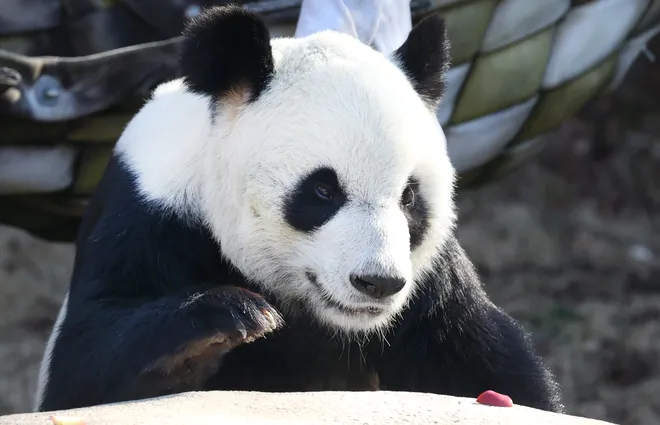
#> input picture HW1/zoo.webp, 660 x 425 px, given in place of zoo.jpg, which was not available
$ python k_size.py
#> lines starting #> are read from the running program, lines starting #| are printed output that depends on the picture; pictures that were not available may be replaced by others from this repository, and a replacement may not be noted
import cv2
import numpy as np
from matplotlib import pyplot as plt
import datetime
#pragma loop(no_vector)

# loading image
img0 = cv2.imread('D:\Project_lab\zoo.jpg')
#> img0 is the input picture: shape (425, 660, 3); mean B, G, R 105.8, 102.4, 99.2
# converting to gray scale
gray = cv2.cvtColor(img0, cv2.COLOR_BGR2GRAY)
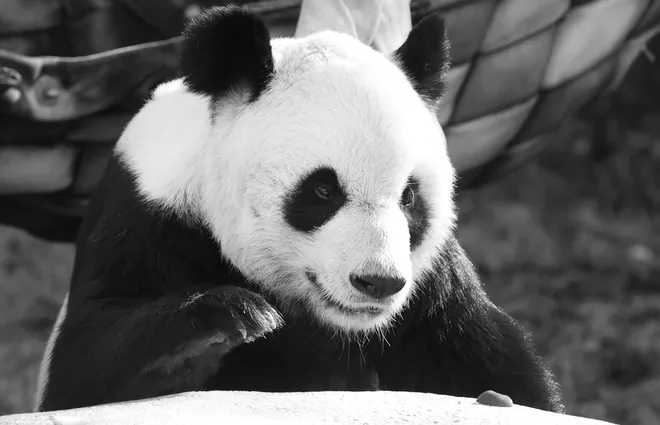
#> gray: shape (425, 660); min 0, max 255, mean 101.9
# 開始測量
start = datetime.datetime.now()

# remove noise
img = cv2.GaussianBlur(gray,(3,3),0)
kernel = np.ones((3,3),np.uint8)
erosion = cv2.erode(img,kernel,iterations = 15)
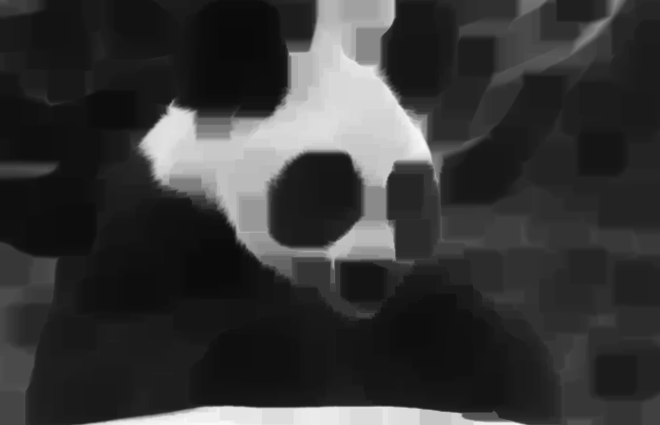
#> erosion: shape (425, 660); min 10, max 250, mean 54.7
dilation = cv2.dilate(img,kernel,iterations = 15)
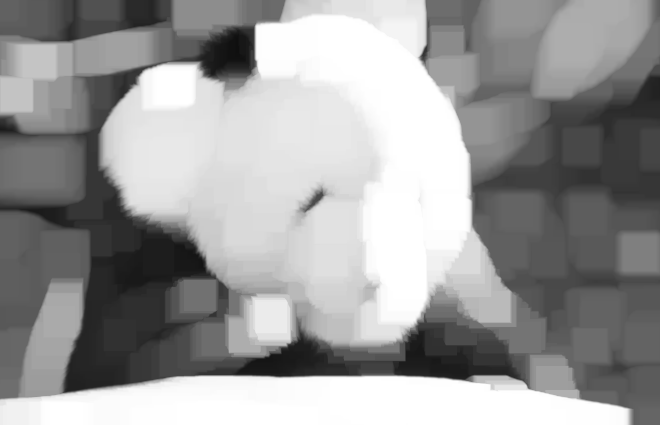
#> dilation: shape (425, 660); min 15, max 255, mean 154.6
opening = cv2.morphologyEx(img, cv2.MORPH_OPEN, kernel)
closing = cv2.morphologyEx(img, cv2.MORPH_CLOSE, kernel)

# 結束測量
end = datetime.datetime.now()
# 輸出結果
print("執行時間：", end - start)

plt.subplot(2,2,3),plt.imshow(img,cmap = 'gray')
plt.title('Original'), plt.xticks([]), plt.yticks([])
plt.subplot(2,2,2),plt.imshow(erosion,cmap = 'gray')
plt.title('erosion'), plt.xticks([]), plt.yticks([])
plt.subplot(2,2,4),plt.imshow(dilation,cmap = 'gray')
plt.title('dilation'), plt.xticks([]), plt.yticks([])

plt.show()
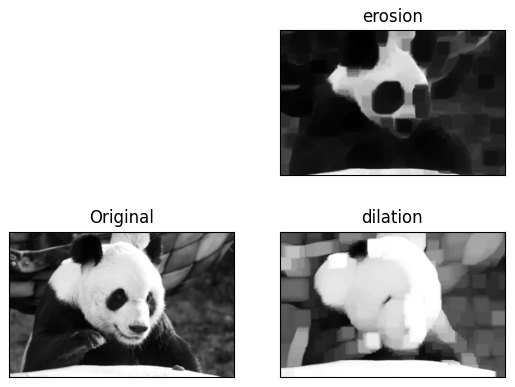
#> figure drawn by matplotlib, 3 panels
